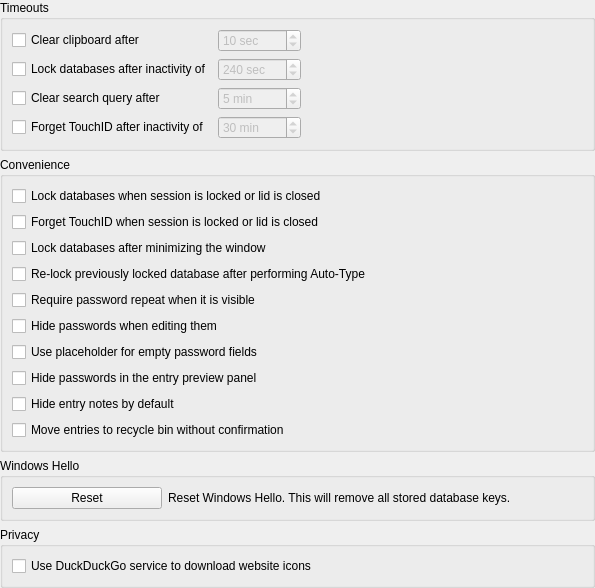
<?xml version="1.0" encoding="UTF-8"?>
<ui version="4.0">
 <class>ApplicationSettingsWidgetSecurity</class>
 <widget class="QWidget" name="ApplicationSettingsWidgetSecurity">
  <property name="geometry">
   <rect>
    <x>0</x>
    <y>0</y>
    <width>595</width>
    <height>567</height>
   </rect>
  </property>
  <layout class="QVBoxLayout" name="verticalLayout">
   <property name="leftMargin">
    <number>0</number>
   </property>
   <property name="topMargin">
    <number>0</number>
   </property>
   <property name="rightMargin">
    <number>0</number>
   </property>
   <property name="bottomMargin">
    <number>0</number>
   </property>
   <item>
    <widget class="QGroupBox" name="groupBox">
     <property name="title">
      <string>Timeouts</string>
     </property>
     <layout class="QGridLayout" name="gridLayout" columnstretch="0,0,1">
      <item row="0" column="1">
       <widget class="QSpinBox" name="clearClipboardSpinBox">
        <property name="enabled">
         <bool>false</bool>
        </property>
        <property name="sizePolicy">
         <sizepolicy hsizetype="Expanding" vsizetype="Fixed">
          <horstretch>0</horstretch>
          <verstretch>0</verstretch>
         </sizepolicy>
        </property>
        <property name="accessibleName">
         <string>Clipboard clear seconds</string>
        </property>
        <property name="suffix">
         <string comment="Seconds"> sec</string>
        </property>
        <property name="minimum">
         <number>1</number>
        </property>
        <property name="maximum">
         <number>999</number>
        </property>
        <property name="value">
         <number>10</number>
        </property>
       </widget>
      </item>
      <item row="3" column="0">
       <widget class="QCheckBox" name="touchIDResetCheckBox">
        <property name="text">
         <string>Forget TouchID after inactivity of</string>
        </property>
       </widget>
      </item>
      <item row="0" column="2">
       <spacer name="horizontalSpacer">
        <property name="orientation">
         <enum>Qt::Horizontal</enum>
        </property>
        <property name="sizeHint" stdset="0">
         <size>
          <width>40</width>
          <height>20</height>
         </size>
        </property>
       </spacer>
      </item>
      <item row="3" column="1">
       <widget class="QSpinBox" name="touchIDResetSpinBox">
        <property name="enabled">
         <bool>false</bool>
        </property>
        <property name="sizePolicy">
         <sizepolicy hsizetype="Expanding" vsizetype="Fixed">
          <horstretch>0</horstretch>
          <verstretch>0</verstretch>
         </sizepolicy>
        </property>
        <property name="accessibleName">
         <string>Touch ID inactivity reset</string>
        </property>
        <property name="suffix">
         <string> min</string>
        </property>
        <property name="maximum">
         <number>1440</number>
        </property>
        <property name="value">
         <number>30</number>
        </property>
       </widget>
      </item>
      <item row="1" column="0">
       <widget class="QCheckBox" name="lockDatabaseIdleCheckBox">
        <property name="sizePolicy">
         <sizepolicy hsizetype="Minimum" vsizetype="Fixed">
          <horstretch>0</horstretch>
          <verstretch>0</verstretch>
         </sizepolicy>
        </property>
        <property name="text">
         <string>Lock databases after inactivity of</string>
        </property>
       </widget>
      </item>
      <item row="1" column="1">
       <widget class="QSpinBox" name="lockDatabaseIdleSpinBox">
        <property name="enabled">
         <bool>false</bool>
        </property>
        <property name="sizePolicy">
         <sizepolicy hsizetype="Expanding" vsizetype="Fixed">
          <horstretch>0</horstretch>
          <verstretch>0</verstretch>
         </sizepolicy>
        </property>
        <property name="accessibleName">
         <string>Database lock timeout seconds</string>
        </property>
        <property name="suffix">
         <string comment="Seconds"> sec</string>
        </property>
        <property name="minimum">
         <number>10</number>
        </property>
        <property name="maximum">
         <number>43200</number>
        </property>
        <property name="value">
         <number>240</number>
        </property>
       </widget>
      </item>
      <item row="2" column="1">
       <widget class="QSpinBox" name="clearSearchSpinBox">
        <property name="enabled">
         <bool>false</bool>
        </property>
        <property name="sizePolicy">
         <sizepolicy hsizetype="Expanding" vsizetype="Fixed">
          <horstretch>0</horstretch>
          <verstretch>0</verstretch>
         </sizepolicy>
        </property>
        <property name="suffix">
         <string comment="Minutes"> min</string>
        </property>
        <property name="minimum">
         <number>1</number>
        </property>
        <property name="maximum">
         <number>1440</number>
        </property>
        <property name="value">
         <number>5</number>
        </property>
        <property name="displayIntegerBase">
         <number>10</number>
        </property>
       </widget>
      </item>
      <item row="0" column="0">
       <widget class="QCheckBox" name="clearClipboardCheckBox">
        <property name="text">
         <string>Clear clipboard after</string>
        </property>
       </widget>
      </item>
      <item row="2" column="0">
       <widget class="QCheckBox" name="clearSearchCheckBox">
        <property name="text">
         <string>Clear search query after</string>
        </property>
       </widget>
      </item>
     </layout>
    </widget>
   </item>
   <item>
    <widget class="QGroupBox" name="groupBox_2">
     <property name="title">
      <string>Convenience</string>
     </property>
     <layout class="QVBoxLayout" name="verticalLayout_2">
      <item>
       <widget class="QCheckBox" name="lockDatabaseOnScreenLockCheckBox">
        <property name="text">
         <string>Lock databases when session is locked or lid is closed</string>
        </property>
       </widget>
      </item>
      <item>
       <widget class="QCheckBox" name="touchIDResetOnScreenLockCheckBox">
        <property name="text">
         <string>Forget TouchID when session is locked or lid is closed</string>
        </property>
       </widget>
      </item>
      <item>
       <widget class="QCheckBox" name="lockDatabaseMinimizeCheckBox">
        <property name="text">
         <string>Lock databases after minimizing the window</string>
        </property>
       </widget>
      </item>
      <item>
       <widget class="QCheckBox" name="relockDatabaseAutoTypeCheckBox">
        <property name="text">
         <string>Re-lock previously locked database after performing Auto-Type</string>
        </property>
       </widget>
      </item>
      <item>
       <widget class="QCheckBox" name="passwordsRepeatVisibleCheckBox">
        <property name="text">
         <string>Require password repeat when it is visible</string>
        </property>
       </widget>
      </item>
      <item>
       <widget class="QCheckBox" name="passwordsHiddenCheckBox">
        <property name="text">
         <string>Hide passwords when editing them</string>
        </property>
       </widget>
      </item>
      <item>
       <widget class="QCheckBox" name="passwordShowDotsCheckBox">
        <property name="text">
         <string>Use placeholder for empty password fields</string>
        </property>
       </widget>
      </item>
      <item>
       <widget class="QCheckBox" name="passwordPreviewCleartextCheckBox">
        <property name="text">
         <string>Hide passwords in the entry preview panel</string>
        </property>
       </widget>
      </item>
      <item>
       <widget class="QCheckBox" name="hideNotesCheckBox">
        <property name="text">
         <string>Hide entry notes by default</string>
        </property>
       </widget>
      </item>
      <item>
       <widget class="QCheckBox" name="NoConfirmMoveEntryToRecycleBinCheckBox">
        <property name="text">
         <string>Move entries to recycle bin without confirmation</string>
        </property>
       </widget>
      </item>
     </layout>
    </widget>
   </item>
   <item>
    <widget class="QGroupBox" name="winHelloBox">
     <property name="title">
      <string>Windows Hello</string>
     </property>
     <layout class="QVBoxLayout" name="verticalLayout_4">
      <item>
       <layout class="QHBoxLayout" name="horizontalLayout">
        <property name="topMargin">
         <number>0</number>
        </property>
        <item>
         <widget class="QPushButton" name="winHelloResetButton">
          <property name="sizePolicy">
           <sizepolicy hsizetype="Minimum" vsizetype="Fixed">
            <horstretch>0</horstretch>
            <verstretch>0</verstretch>
           </sizepolicy>
          </property>
          <property name="minimumSize">
           <size>
            <width>150</width>
            <height>0</height>
           </size>
          </property>
          <property name="text">
           <string>Reset</string>
          </property>
         </widget>
        </item>
        <item>
         <widget class="QLabel" name="label">
          <property name="text">
           <string>Reset Windows Hello. This will remove all stored database keys.</string>
          </property>
         </widget>
        </item>
        <item>
         <spacer name="horizontalSpacer_2">
          <property name="orientation">
           <enum>Qt::Horizontal</enum>
          </property>
          <property name="sizeType">
           <enum>QSizePolicy::Expanding</enum>
          </property>
          <property name="sizeHint" stdset="0">
           <size>
            <width>10</width>
            <height>10</height>
           </size>
          </property>
         </spacer>
        </item>
       </layout>
      </item>
     </layout>
    </widget>
   </item>
   <item>
    <widget class="QGroupBox" name="privacy">
     <property name="title">
      <string>Privacy</string>
     </property>
     <layout class="QVBoxLayout" name="verticalLayout_3">
      <item>
       <widget class="QCheckBox" name="fallbackToSearch">
        <property name="text">
         <string>Use DuckDuckGo service to download website icons</string>
        </property>
       </widget>
      </item>
     </layout>
    </widget>
   </item>
   <item>
    <spacer name="verticalSpacer_2">
     <property name="orientation">
      <enum>Qt::Vertical</enum>
     </property>
     <property name="sizeType">
      <enum>QSizePolicy::Expanding</enum>
     </property>
     <property name="sizeHint" stdset="0">
      <size>
       <width>20</width>
       <height>30</height>
      </size>
     </property>
    </spacer>
   </item>
  </layout>
 </widget>
 <tabstops>
  <tabstop>clearClipboardCheckBox</tabstop>
  <tabstop>clearClipboardSpinBox</tabstop>
  <tabstop>lockDatabaseIdleCheckBox</tabstop>
  <tabstop>lockDatabaseIdleSpinBox</tabstop>
  <tabstop>clearSearchCheckBox</tabstop>
  <tabstop>clearSearchSpinBox</tabstop>
  <tabstop>touchIDResetCheckBox</tabstop>
  <tabstop>touchIDResetSpinBox</tabstop>
  <tabstop>lockDatabaseOnScreenLockCheckBox</tabstop>
  <tabstop>touchIDResetOnScreenLockCheckBox</tabstop>
  <tabstop>lockDatabaseMinimizeCheckBox</tabstop>
  <tabstop>relockDatabaseAutoTypeCheckBox</tabstop>
  <tabstop>passwordsRepeatVisibleCheckBox</tabstop>
  <tabstop>passwordsHiddenCheckBox</tabstop>
  <tabstop>passwordShowDotsCheckBox</tabstop>
  <tabstop>passwordPreviewCleartextCheckBox</tabstop>
  <tabstop>hideNotesCheckBox</tabstop>
  <tabstop>fallbackToSearch</tabstop>
 </tabstops>
 <resources/>
 <connections/>
</ui>
